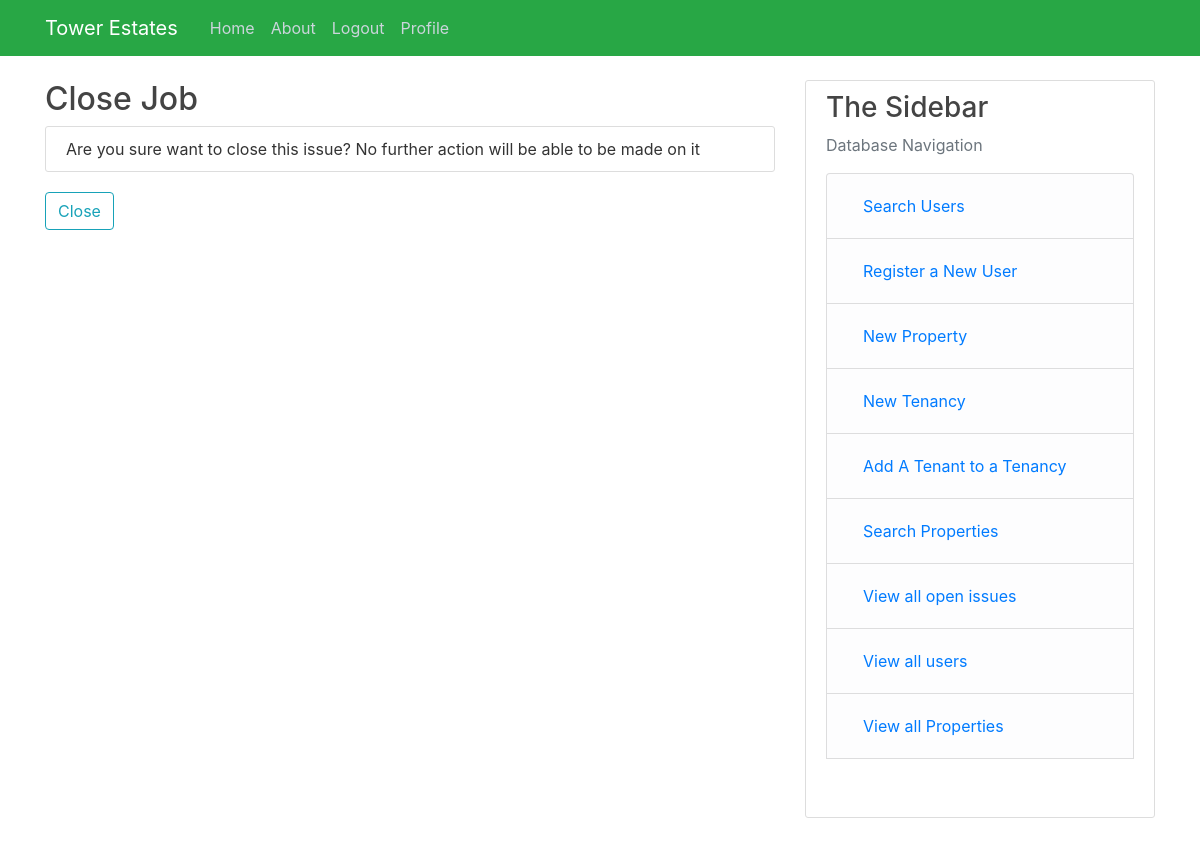
Page /issue_closing/2 (signed in) on the earlier database version.
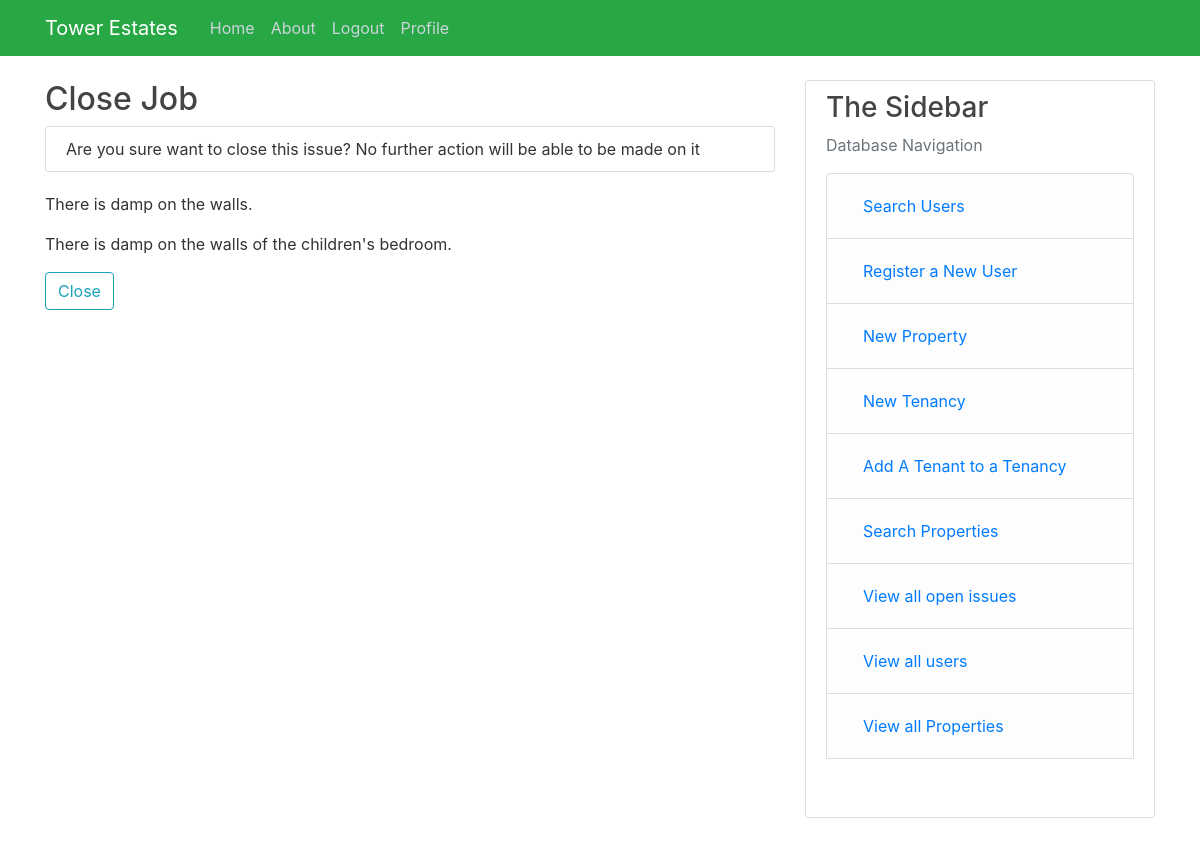
Same page on the later database version.
### Tower/models.py (models this page shows, shortened)
class Issue(db.Model):
    issue_id = db.Column(db.Integer, primary_key=True)
    summary = db.Column(db.String(100), nullable=False)
    content = db.Column(db.String(500), nullable=False)
    approved = db.Column(db.Boolean, default=False)
    opened = db.Column(db.DateTime, nullable=False, default=datetime.utcnow())
    closed = db.Column(db.Boolean, default=False)
    property_id = db.Column(db.Integer, db.ForeignKey("properties.property_id"), nullable=False)
    jobs = db.relationship("Jobs", backref="Issue", lazy=True, cascade="all, delete-orphan")
    notes = db.relationship("Issue_Notes", backref="Issue", lazy=True, cascade="all, delete-orphan")

### Tower/routes.py (the view)
@app.route("/issue_closing/<int:issue_id>", methods=["GET", "POST"])
@login_required
def issue_closing(issue_id):
    if current_user.role != "Admin":
        abort(403)
    issue = db.session.query(Issue).filter_by(issue_id = issue_id).first()
    form = Close_Form()
    if form.validate_on_submit():
        issue.closed = True
        db.session.commit()
        flash("Job has been marked as complete", "success")
        return redirect(url_for("Issue_page", issue_id=issue.issue_id))
    return render_template("issue_closing.html", form=form, issue=issue)

### Tower/forms.py
class Close_Form(FlaskForm):
    submit = SubmitField("Close")

### Tower/models.py (called while the page is built)
@login_manager.user_loader
def load_user(user_id):
    return User.query.get(int(user_id))

### Tower/templates/issue_closing.html (shortened to what this page needs)
{% extends "layout.html" %}
{% block content %}
<h2 class="article-section">Close Job</h2>
<p class="content-section">Are you sure want to close this issue? No further action will be able to be made on it<br></p>
<p>{{issue.summary}}</p>
<p>{{issue.content}}</p>
<form method="POST" action="">
    <div class="form-group">
            {{ form.submit(class="btn btn-outline-info") }}
    </div>
</form>
{% endblock content %}

Differences in the rows shown:
added Issue: summary "There is damp on the walls.", content "There is damp on the walls of the children's bedroom."
